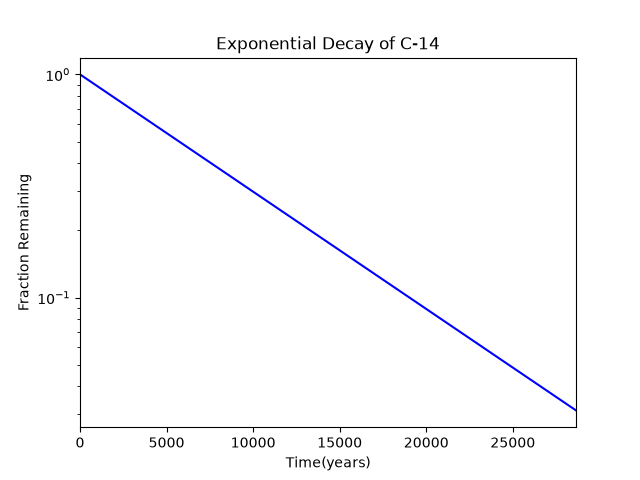

Write the Python code that produced this figure.
#!/usr/bin/env python3
import numpy as np
import matplotlib.pyplot as plt

x = np.arange(0, 28651, 5730)
r = np.log(0.5)
t = 5730
y = np.exp((r / t) * x)

plt.plot(x, y, color='blue', linestyle='-')
plt.xlim(0, 28650)
plt.xlabel('Time(years)')
plt.ylabel('Fraction Remaining')
plt.title('Exponential Decay of C-14')
plt.yscale('log')
plt.show()
